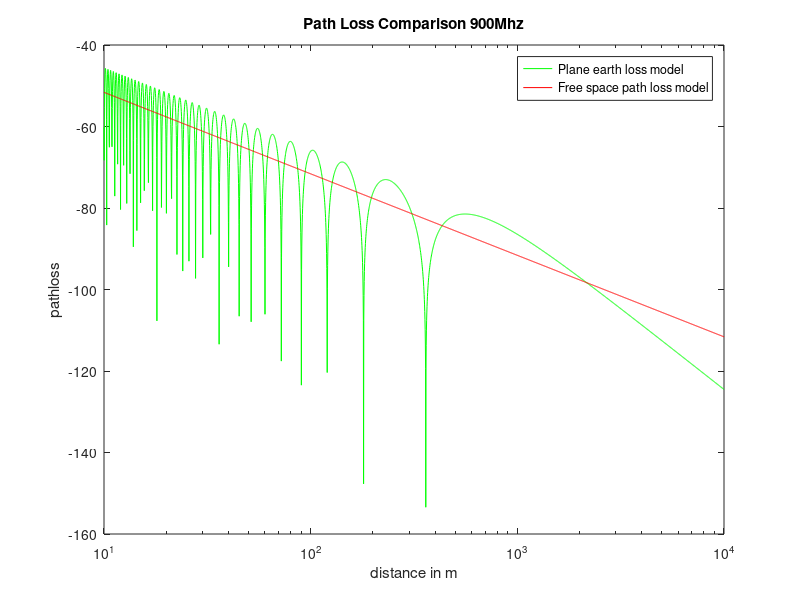
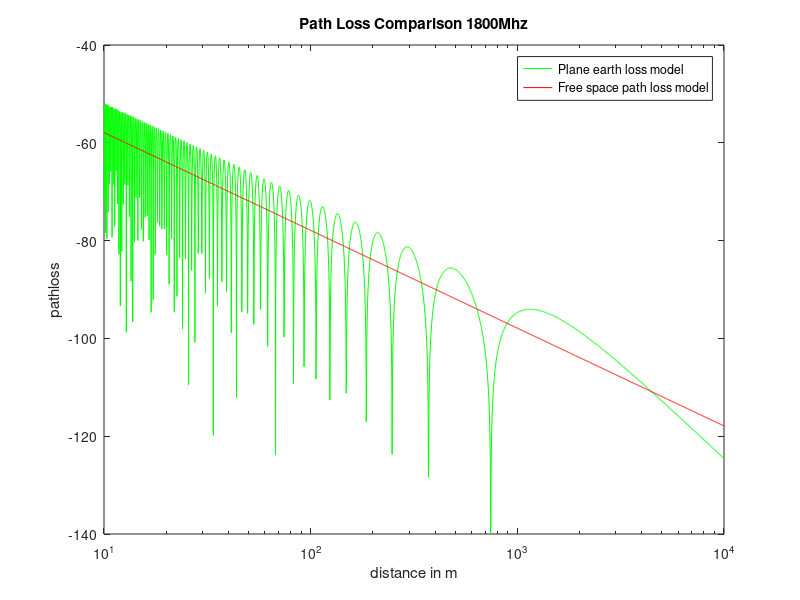
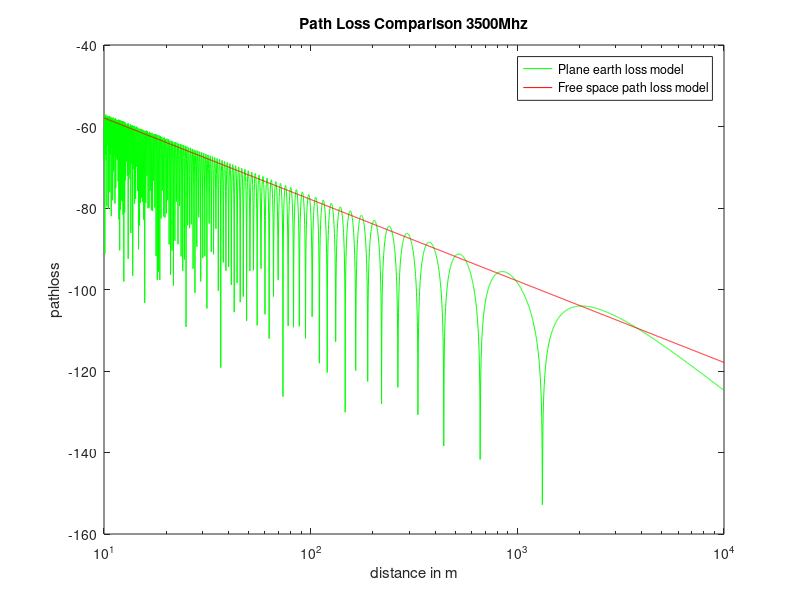
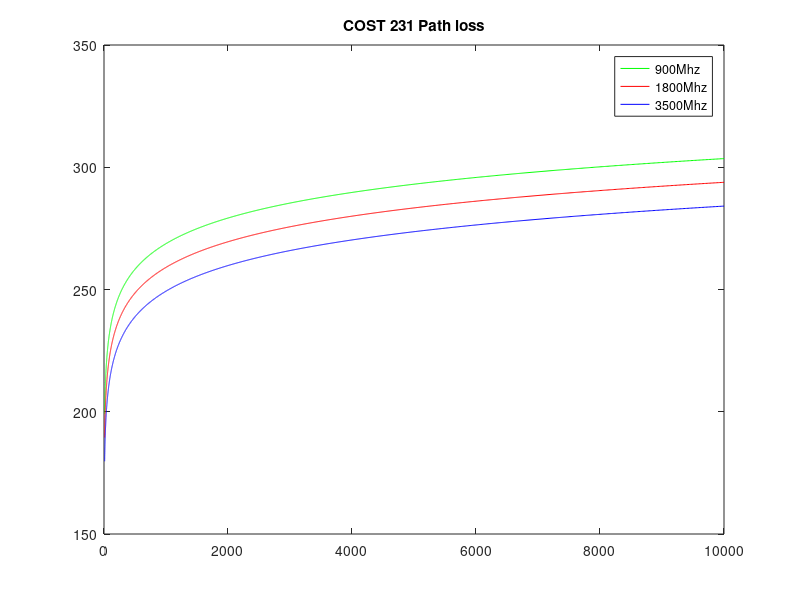

Write the MATLAB code that produced these figures, in order.
% d = 0.001:10;
f1=900;
f2=1800;
f3=3500;
% ht=35;
% hr=1.7;
% 
% % L2Ray = 40*log10(d)-20*log10(ht)- 20*log10(hr);
% % plot(d,L2Ray);
% % hold on
% 
% Lf1= 32.4 + 20*log10(d)+ 20*log10(f1);
% Lf2= 32.4 + 20*log10(d)+ 20*log10(f2);
% Lf3= 32.4 + 20*log10(d)+ 20*log10(f3);
% 
% plot(d,Lf1);
% hold on
% plot(d,Lf2);
% hold on
% plot(d,Lf3);

lambda1 = 0.33;
lambda2= 0.16;
lambda3= 0.09;
ht=35;
hr=1.7;

axis=[];
p1=[];p2=[];p3=[];
pfsl=[];pfs2=[];pfs3=[];
Lhata_1=[];Lhata_2=[];Lhata_3=[];

for i=1000:4000
 d=10^(i/1000);
 axis =[axis d]; 
 fspower1  = (lambda1/(4*3.1415*d))^2 ;
 power1 = fspower1 * 4 *(sin(2*3.1415*hr*ht/(lambda1*d)))^2;
 ahm1 =(1.1*log10(f1)-0.7)*hr-(1.56*log10(f1)-0.8);
 p1 =[p1, 10*log10(power1)];
 pfsl=[pfsl, 10*log10(fspower1)];
 Lhata_1 = [Lhata_1,69.55 + 26.16*log10(f1) + (44.9 - 6.55*log10(ht))*log10(d) - 13.82*log10(ht) - ahm1 + 20];
 
 fspower2  = (lambda2/(4*3.1415*d))^2 ;
 power2 = fspower2 * 4 *(sin(2*3.1415*hr*ht/(lambda2*d)))^2;
 ahm2 =(1.1*log10(f2)-0.7)*hr-(1.56*log10(f2)-0.8);
 p2 =[p2, 10*log10(power2)];
 pfs2=[pfs2, 10*log10(fspower2)];
 Lhata_2 = [Lhata_2,46.3 + 33.9*log10(f2) + (44.9 - 6.55*log10(ht))*log10(d) - 13.82*log10(ht) - ahm2 + 20];
 
 fspower3  = (lambda3/(4*3.1415*d))^2 ;
 power3 = fspower3 * 4 *(sin(2*3.1415*hr*ht/(lambda3*d)))^2;
 ahm3 =(1.1*log10(f3)-0.7)*hr-(1.56*log10(f3)-0.8);
 p3 =[p3, 10*log10(power3)];
 pfs3=[pfs3, 10*log10(fspower3)];
 Lhata_3 = [Lhata_3,(46.3 + 33.9*log10(f3) + (44.9 - 6.55*log10(ht))*log10(d) - 13.82*log10(ht) - ahm3 + 20)];
end

text('FontSize',18)


semilogx(axis,p1, 'g-',axis,pfsl,'r-')
legend('Plane earth loss model','Free space path loss model');
xlabel('distance in m');
ylabel('pathloss');
title('Path Loss Comparison 900Mhz');

figure
semilogx(axis,p2, 'g-',axis,pfs2,'r-')
legend('Plane earth loss model','Free space path loss model');
xlabel('distance in m');
ylabel('pathloss');
title('Path Loss Comparison 1800Mhz');
figure

semilogx(axis,p3, 'g-',axis,pfs2,'r-')
legend('Plane earth loss model','Free space path loss model');
xlabel('distance in m');
ylabel('pathloss');
title('Path Loss Comparison 3500Mhz');
figure

plot(axis,Lhata_3,'g');
hold on 
plot( axis,Lhata_2,'r');
hold on
plot(axis,Lhata_1,'b');
legend('900Mhz','1800Mhz','3500Mhz');
title('COST 231 Path loss');

